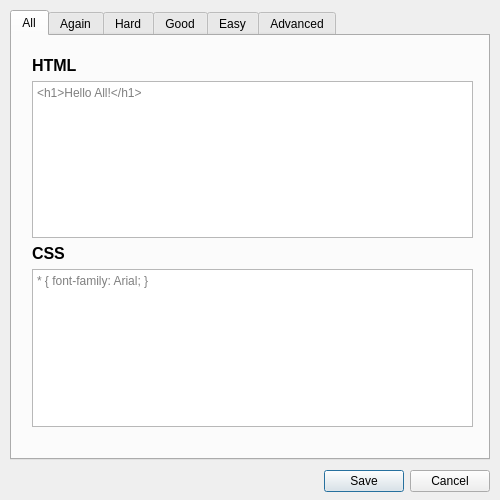
<?xml version="1.0" encoding="UTF-8"?>
<ui version="4.0">
 <class>feedbackDialog</class>
 <widget class="QDialog" name="feedbackDialog">
  <property name="geometry">
   <rect>
    <x>0</x>
    <y>0</y>
    <width>500</width>
    <height>500</height>
   </rect>
  </property>
  <property name="windowTitle">
   <string>Configure Review Feedback</string>
  </property>
  <widget class="QDialogButtonBox" name="buttonBox">
   <property name="geometry">
    <rect>
     <x>10</x>
     <y>465</y>
     <width>480</width>
     <height>32</height>
    </rect>
   </property>
   <property name="orientation">
    <enum>Qt::Orientation::Horizontal</enum>
   </property>
   <property name="standardButtons">
    <set>QDialogButtonBox::StandardButton::Cancel|QDialogButtonBox::StandardButton::Save</set>
   </property>
  </widget>
  <widget class="QTabWidget" name="tabWidget">
   <property name="geometry">
    <rect>
     <x>10</x>
     <y>10</y>
     <width>480</width>
     <height>450</height>
    </rect>
   </property>
   <property name="currentIndex">
    <number>0</number>
   </property>
   <widget class="QWidget" name="tabAll">
    <attribute name="title">
     <string>All</string>
    </attribute>
    <widget class="QWidget" name="verticalLayoutWidget">
     <property name="geometry">
      <rect>
       <x>20</x>
       <y>20</y>
       <width>441</width>
       <height>371</height>
      </rect>
     </property>
     <layout class="QVBoxLayout" name="verticalLayoutAll">
      <item>
       <widget class="QLabel" name="labelAllHTML">
        <property name="font">
         <font>
          <pointsize>12</pointsize>
          <bold>true</bold>
         </font>
        </property>
        <property name="text">
         <string>HTML</string>
        </property>
       </widget>
      </item>
      <item>
       <widget class="QTextEdit" name="textEditAllHTML">
        <property name="placeholderText">
         <string notr="true">&lt;h1&gt;Hello All!&lt;/h1&gt;</string>
        </property>
       </widget>
      </item>
      <item>
       <widget class="QLabel" name="labelAllCSS">
        <property name="font">
         <font>
          <pointsize>12</pointsize>
          <bold>true</bold>
         </font>
        </property>
        <property name="text">
         <string>CSS</string>
        </property>
       </widget>
      </item>
      <item>
       <widget class="QTextEdit" name="textEditAllCSS">
        <property name="placeholderText">
         <string notr="true">* { font-family: Arial; }</string>
        </property>
       </widget>
      </item>
     </layout>
    </widget>
   </widget>
   <widget class="QWidget" name="tabAgain">
    <attribute name="title">
     <string>Again</string>
    </attribute>
    <widget class="QWidget" name="verticalLayoutWidget_2">
     <property name="geometry">
      <rect>
       <x>20</x>
       <y>20</y>
       <width>441</width>
       <height>371</height>
      </rect>
     </property>
     <layout class="QVBoxLayout" name="verticalLayoutAgain">
      <item>
       <widget class="QLabel" name="labelAgainHTML">
        <property name="font">
         <font>
          <pointsize>12</pointsize>
          <bold>true</bold>
         </font>
        </property>
        <property name="text">
         <string>HTML</string>
        </property>
       </widget>
      </item>
      <item>
       <widget class="QTextEdit" name="textEditAgainHTML">
        <property name="placeholderText">
         <string notr="true">&lt;h1&gt;Hello Again!&lt;/h1&gt;</string>
        </property>
       </widget>
      </item>
      <item>
       <widget class="QLabel" name="labelAgainCSS">
        <property name="font">
         <font>
          <pointsize>12</pointsize>
          <bold>true</bold>
         </font>
        </property>
        <property name="text">
         <string>CSS</string>
        </property>
       </widget>
      </item>
      <item>
       <widget class="QTextEdit" name="textEditAgainCSS">
        <property name="placeholderText">
         <string notr="true">h1 { color: red; }</string>
        </property>
       </widget>
      </item>
     </layout>
    </widget>
   </widget>
   <widget class="QWidget" name="tabHard">
    <attribute name="title">
     <string>Hard</string>
    </attribute>
    <widget class="QWidget" name="verticalLayoutWidget_3">
     <property name="geometry">
      <rect>
       <x>20</x>
       <y>20</y>
       <width>441</width>
       <height>371</height>
      </rect>
     </property>
     <layout class="QVBoxLayout" name="verticalLayoutHard">
      <item>
       <widget class="QLabel" name="labelHardHTML">
        <property name="font">
         <font>
          <pointsize>12</pointsize>
          <bold>true</bold>
         </font>
        </property>
        <property name="text">
         <string>HTML</string>
        </property>
       </widget>
      </item>
      <item>
       <widget class="QTextEdit" name="textEditHardHTML">
        <property name="placeholderText">
         <string notr="true">&lt;h1&gt;Hello Hard!&lt;/h1&gt;</string>
        </property>
       </widget>
      </item>
      <item>
       <widget class="QLabel" name="labelHardCSS">
        <property name="font">
         <font>
          <pointsize>12</pointsize>
          <bold>true</bold>
         </font>
        </property>
        <property name="text">
         <string>CSS</string>
        </property>
       </widget>
      </item>
      <item>
       <widget class="QTextEdit" name="textEditHardCSS">
        <property name="placeholderText">
         <string notr="true">h1 { color: white; }</string>
        </property>
       </widget>
      </item>
     </layout>
    </widget>
   </widget>
   <widget class="QWidget" name="tabGood">
    <attribute name="title">
     <string>Good</string>
    </attribute>
    <widget class="QWidget" name="verticalLayoutWidget_4">
     <property name="geometry">
      <rect>
       <x>20</x>
       <y>20</y>
       <width>441</width>
       <height>371</height>
      </rect>
     </property>
     <layout class="QVBoxLayout" name="verticalLayoutGood">
      <item>
       <widget class="QLabel" name="labelGoodHTML">
        <property name="font">
         <font>
          <pointsize>12</pointsize>
          <bold>true</bold>
         </font>
        </property>
        <property name="text">
         <string>HTML</string>
        </property>
       </widget>
      </item>
      <item>
       <widget class="QTextEdit" name="textEditGoodHTML">
        <property name="placeholderText">
         <string notr="true">&lt;h1&gt;Hello Good!&lt;/h1&gt;</string>
        </property>
       </widget>
      </item>
      <item>
       <widget class="QLabel" name="labelGoodCSS">
        <property name="font">
         <font>
          <pointsize>12</pointsize>
          <bold>true</bold>
         </font>
        </property>
        <property name="text">
         <string>CSS</string>
        </property>
       </widget>
      </item>
      <item>
       <widget class="QTextEdit" name="textEditGoodCSS">
        <property name="placeholderText">
         <string notr="true">h1 { color: green; }</string>
        </property>
       </widget>
      </item>
     </layout>
    </widget>
   </widget>
   <widget class="QWidget" name="tabEasy">
    <attribute name="title">
     <string>Easy</string>
    </attribute>
    <widget class="QWidget" name="verticalLayoutWidget_5">
     <property name="geometry">
      <rect>
       <x>20</x>
       <y>20</y>
       <width>441</width>
       <height>371</height>
      </rect>
     </property>
     <layout class="QVBoxLayout" name="verticalLayoutEasy">
      <item>
       <widget class="QLabel" name="labelEasyHTML">
        <property name="font">
         <font>
          <pointsize>12</pointsize>
          <bold>true</bold>
         </font>
        </property>
        <property name="text">
         <string>HTML</string>
        </property>
       </widget>
      </item>
      <item>
       <widget class="QTextEdit" name="textEditEasyHTML">
        <property name="placeholderText">
         <string notr="true">&lt;h1&gt;Hello Easy!&lt;/h1&gt;</string>
        </property>
       </widget>
      </item>
      <item>
       <widget class="QLabel" name="labelEasyCSS">
        <property name="font">
         <font>
          <pointsize>12</pointsize>
          <bold>true</bold>
         </font>
        </property>
        <property name="text">
         <string>CSS</string>
        </property>
       </widget>
      </item>
      <item>
       <widget class="QTextEdit" name="textEditEasyCSS">
        <property name="placeholderText">
         <string notr="true">h1 { color: blue; }</string>
        </property>
       </widget>
      </item>
     </layout>
    </widget>
   </widget>
   <widget class="QWidget" name="tabAdvanced">
    <attribute name="title">
     <string>Advanced</string>
    </attribute>
    <widget class="QWidget" name="horizontalLayoutWidget">
     <property name="geometry">
      <rect>
       <x>20</x>
       <y>389</y>
       <width>441</width>
       <height>21</height>
      </rect>
     </property>
     <layout class="QHBoxLayout" name="horizontalLayoutAdvancedLinks">
      <item>
       <widget class="QLabel" name="labelAdvancedLinksSource">
        <property name="sizePolicy">
         <sizepolicy hsizetype="Expanding" vsizetype="Preferred">
          <horstretch>0</horstretch>
          <verstretch>0</verstretch>
         </sizepolicy>
        </property>
        <property name="text">
         <string>&lt;a href=&quot;https://ankiweb.net/shared/addons&quot;&gt;Source Code&lt;/a&gt;</string>
        </property>
        <property name="openExternalLinks">
         <bool>true</bool>
        </property>
        <property name="textInteractionFlags">
         <set>Qt::TextInteractionFlag::TextBrowserInteraction</set>
        </property>
       </widget>
      </item>
      <item>
       <layout class="QHBoxLayout" name="horizontalLayoutAdvancedLinksHelp">
        <property name="spacing">
         <number>25</number>
        </property>
        <item>
         <widget class="QLabel" name="labelAdvancedLinksPresets">
          <property name="text">
           <string>&lt;a href=&quot;https://docs.ankiweb.net&quot;&gt;Presets&lt;/a&gt;</string>
          </property>
          <property name="alignment">
           <set>Qt::AlignmentFlag::AlignCenter</set>
          </property>
          <property name="openExternalLinks">
           <bool>true</bool>
          </property>
          <property name="textInteractionFlags">
           <set>Qt::TextInteractionFlag::TextBrowserInteraction</set>
          </property>
         </widget>
        </item>
        <item>
         <widget class="QLabel" name="labelAdvancedLinksHelp">
          <property name="text">
           <string>&lt;a href=&quot;https://docs.ankiweb.net&quot;&gt;Help&lt;/a&gt;</string>
          </property>
          <property name="alignment">
           <set>Qt::AlignmentFlag::AlignCenter</set>
          </property>
          <property name="openExternalLinks">
           <bool>true</bool>
          </property>
          <property name="textInteractionFlags">
           <set>Qt::TextInteractionFlag::TextBrowserInteraction</set>
          </property>
         </widget>
        </item>
       </layout>
      </item>
     </layout>
    </widget>
    <widget class="QWidget" name="verticalLayoutWidget_7">
     <property name="geometry">
      <rect>
       <x>20</x>
       <y>20</y>
       <width>441</width>
       <height>211</height>
      </rect>
     </property>
     <layout class="QVBoxLayout" name="verticalLayoutAdvanced">
      <item>
       <widget class="QLabel" name="labelAdvancedID">
        <property name="font">
         <font>
          <pointsize>12</pointsize>
          <bold>true</bold>
         </font>
        </property>
        <property name="text">
         <string>Insert ID</string>
        </property>
       </widget>
      </item>
      <item>
       <layout class="QHBoxLayout" name="horizontalLayoutAdvancedID">
        <item>
         <widget class="QLineEdit" name="lineEditAdvancedID">
          <property name="placeholderText">
           <string>review-feedback-container</string>
          </property>
         </widget>
        </item>
        <item>
         <widget class="QPushButton" name="pushButtonAdvancedID">
          <property name="sizePolicy">
           <sizepolicy hsizetype="Fixed" vsizetype="Fixed">
            <horstretch>0</horstretch>
            <verstretch>0</verstretch>
           </sizepolicy>
          </property>
          <property name="text">
           <string>What is this?</string>
          </property>
         </widget>
        </item>
       </layout>
      </item>
      <item>
       <widget class="QLabel" name="labelAdvancedInsert">
        <property name="font">
         <font>
          <pointsize>12</pointsize>
          <bold>true</bold>
         </font>
        </property>
        <property name="text">
         <string>Insert Location</string>
        </property>
       </widget>
      </item>
      <item>
       <layout class="QHBoxLayout" name="horizontalLayoutAdvancedInsert">
        <item>
         <widget class="QComboBox" name="comboBoxAdvancedInsert"/>
        </item>
        <item>
         <widget class="QPushButton" name="pushButtonAdvancedInsert">
          <property name="sizePolicy">
           <sizepolicy hsizetype="Fixed" vsizetype="Fixed">
            <horstretch>0</horstretch>
            <verstretch>0</verstretch>
           </sizepolicy>
          </property>
          <property name="text">
           <string>What is this?</string>
          </property>
         </widget>
        </item>
       </layout>
      </item>
      <item>
       <widget class="QLabel" name="labelAdvancedTimer">
        <property name="font">
         <font>
          <pointsize>12</pointsize>
          <bold>true</bold>
         </font>
        </property>
        <property name="text">
         <string>Duration (MS)</string>
        </property>
       </widget>
      </item>
      <item>
       <layout class="QHBoxLayout" name="horizontalLayoutAdvancedTimer">
        <item>
         <widget class="QSpinBox" name="spinBoxAdvancedTimer">
          <property name="minimum">
           <number>5</number>
          </property>
          <property name="maximum">
           <number>9999</number>
          </property>
         </widget>
        </item>
        <item>
         <widget class="QPushButton" name="pushButtonAdvancedTimer">
          <property name="sizePolicy">
           <sizepolicy hsizetype="Fixed" vsizetype="Fixed">
            <horstretch>0</horstretch>
            <verstretch>0</verstretch>
           </sizepolicy>
          </property>
          <property name="text">
           <string>What is this?</string>
          </property>
         </widget>
        </item>
       </layout>
      </item>
     </layout>
    </widget>
   </widget>
  </widget>
 </widget>
 <resources/>
 <connections>
  <connection>
   <sender>buttonBox</sender>
   <signal>accepted()</signal>
   <receiver>feedbackDialog</receiver>
   <slot>accept()</slot>
   <hints>
    <hint type="sourcelabel">
     <x>248</x>
     <y>254</y>
    </hint>
    <hint type="destinationlabel">
     <x>157</x>
     <y>274</y>
    </hint>
   </hints>
  </connection>
  <connection>
   <sender>buttonBox</sender>
   <signal>rejected()</signal>
   <receiver>feedbackDialog</receiver>
   <slot>reject()</slot>
   <hints>
    <hint type="sourcelabel">
     <x>316</x>
     <y>260</y>
    </hint>
    <hint type="destinationlabel">
     <x>286</x>
     <y>274</y>
    </hint>
   </hints>
  </connection>
 </connections>
</ui>
